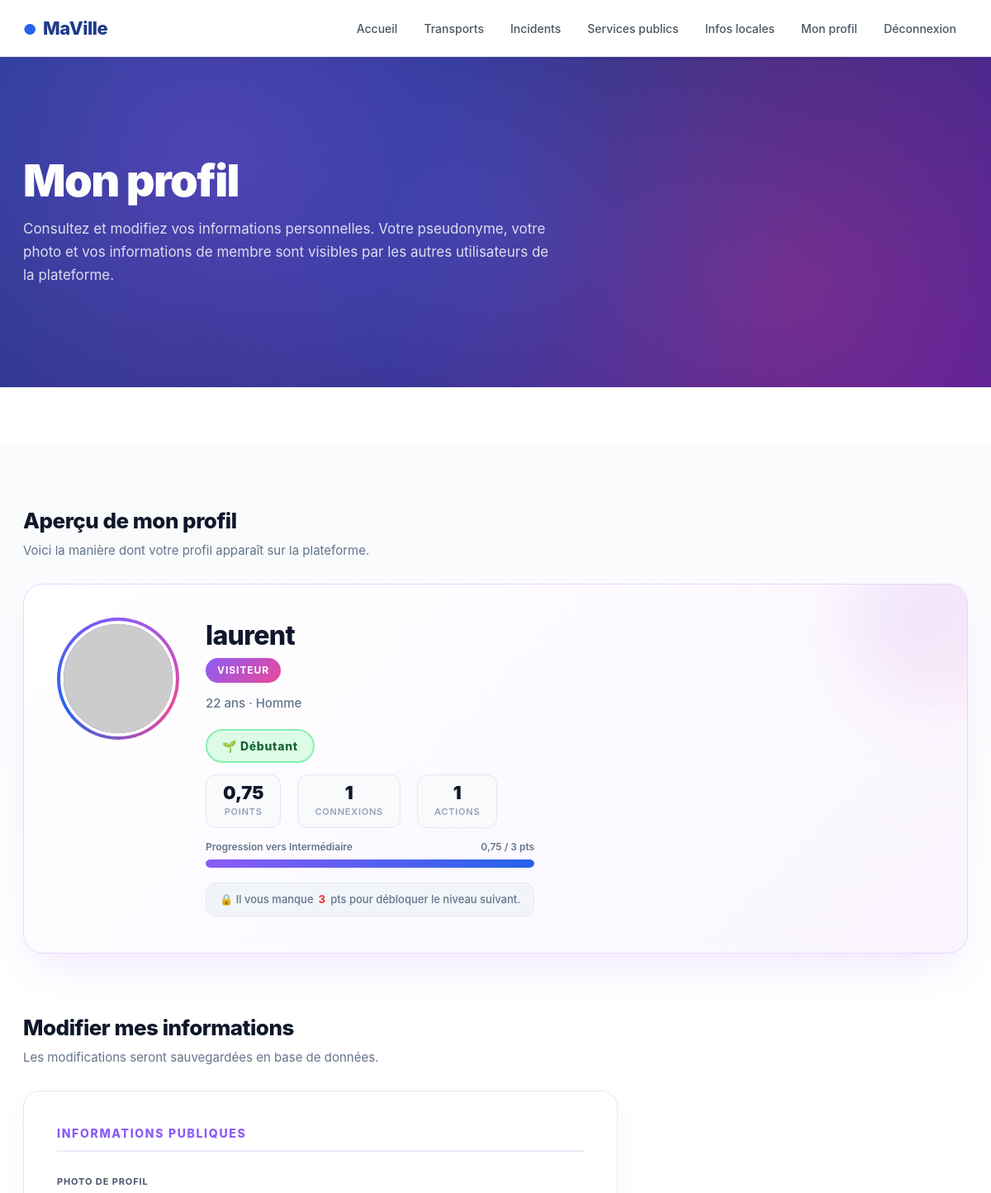
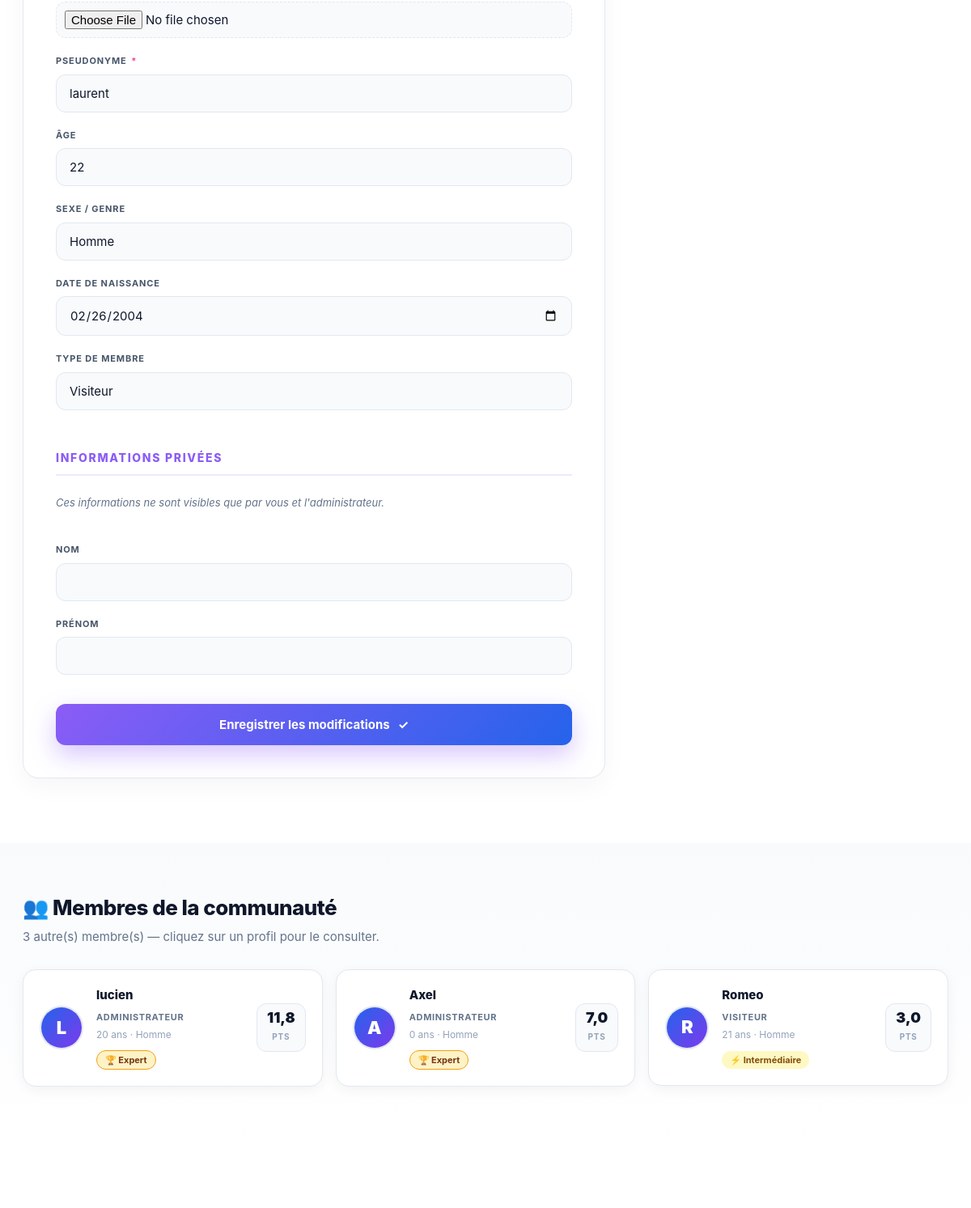
The app's page /profil/ (signed in, upper part), older data (2 pictures, top to bottom).
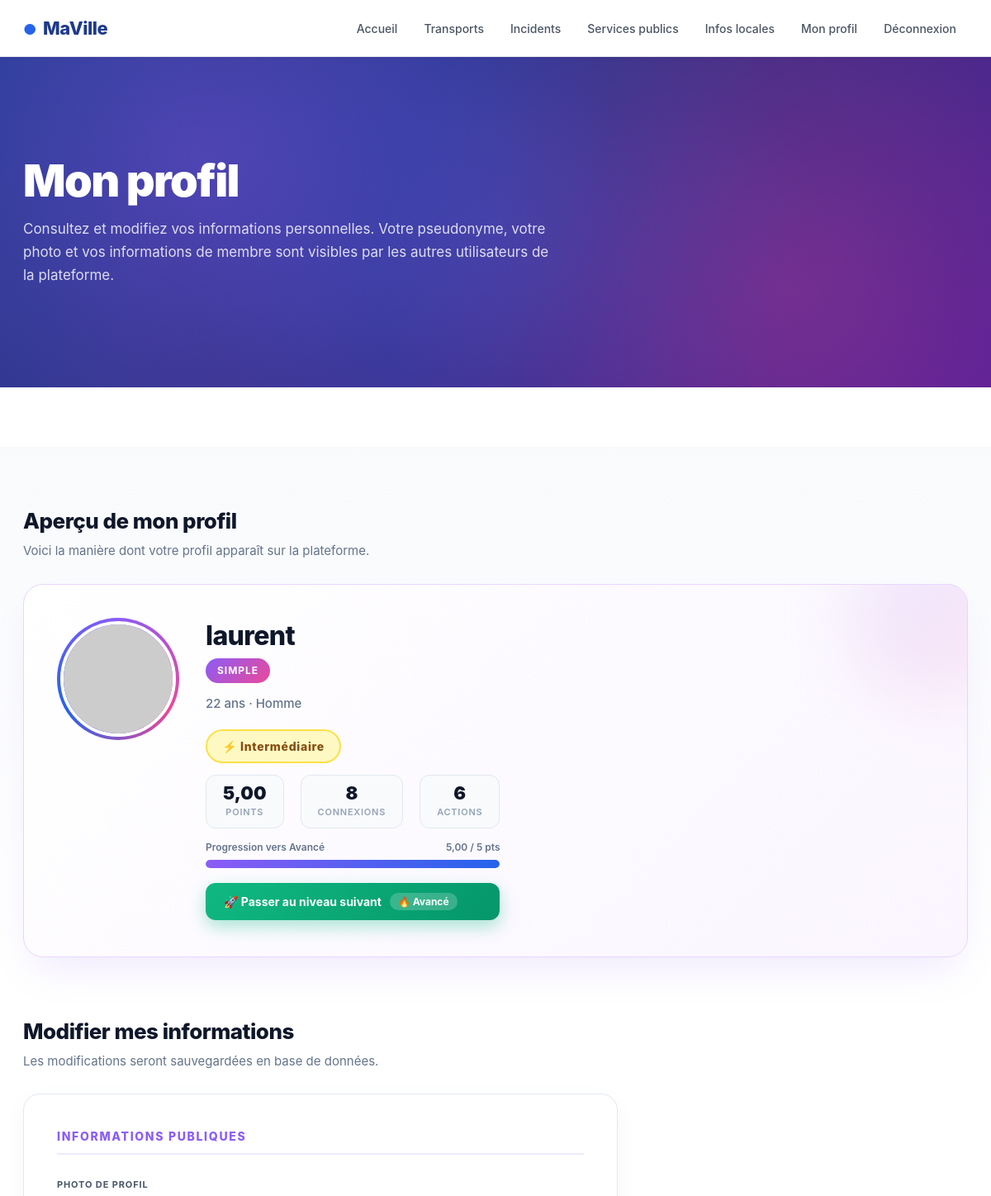
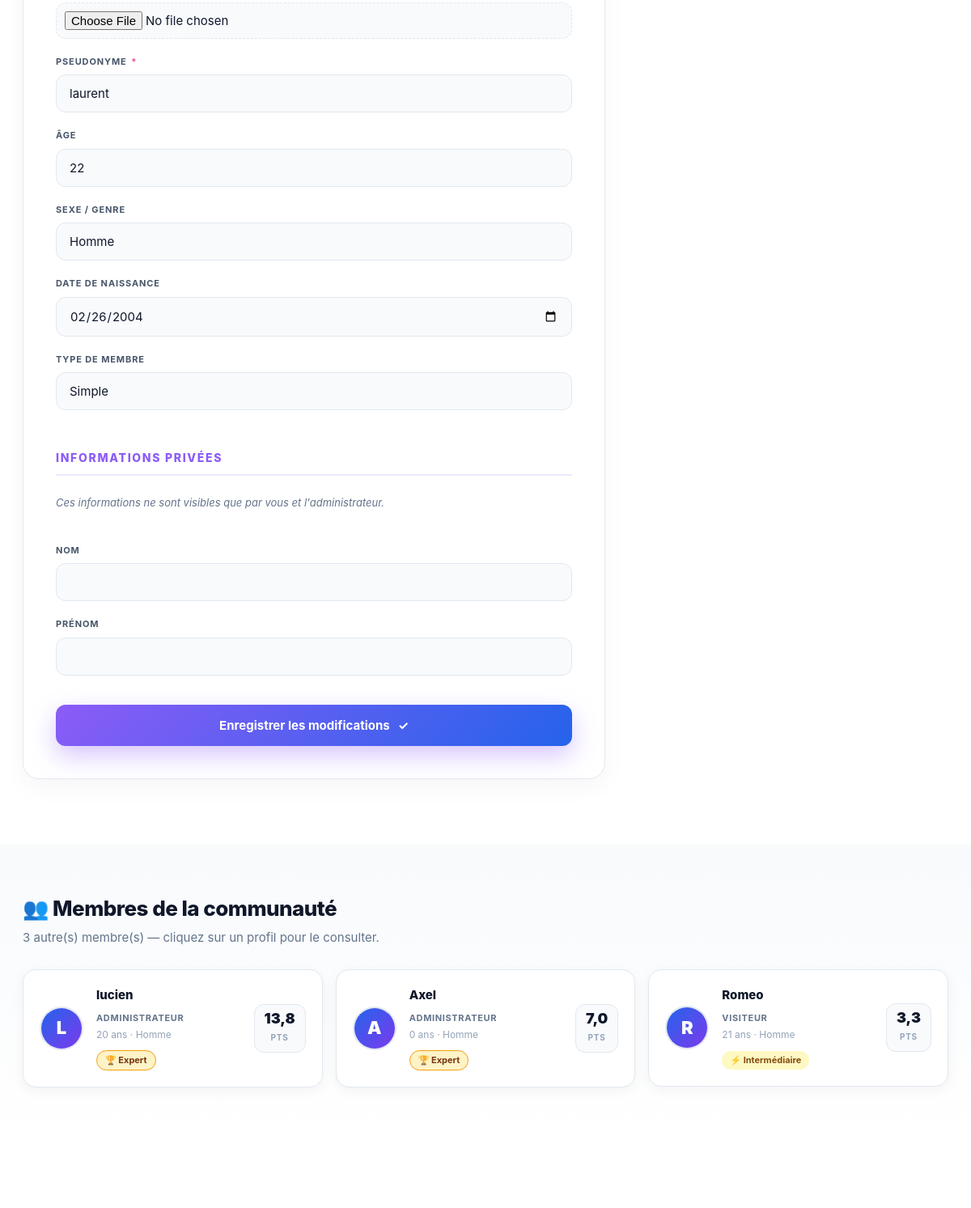
The same page, newer data (2 pictures, top to bottom).
### monapp/models.py (models this page shows, shortened)
class Personne(models.Model):
    GENRE_CHOIX = [('H', 'Homme'), ('F', 'Femme')]
    TYPE_MEMBRE = [
        ('visiteur', 'Visiteur'),
        ('simple', 'Simple'),
        ('complexe', 'Complexe'),
        ('administrateur', 'Administrateur'),
    ]
    user         = models.OneToOneField(User, on_delete=models.CASCADE)
    age          = models.IntegerField(default=0)
    sexe         = models.CharField(max_length=10, choices=GENRE_CHOIX, default='H')
    type_membre  = models.CharField(max_length=30, choices=TYPE_MEMBRE, default='visiteur')
    photo        = models.ImageField(upload_to='photo/personne/', null=True, blank=True)
    date_naissance = models.DateField(null=True, blank=True)
    points       = models.FloatField(default=0)
    nb_connexions = models.IntegerField(default=0)
    nb_actions   = models.IntegerField(default=0)
    niveau       = models.CharField(max_length=20, default='debutant')

### monapp/views.py (the view)
# urls.py: path('profil/', views.profil, name='profil'),
@login_required
def profil(request):
    personne = request.user.personne
    autres_membres = Personne.objects.exclude(
        user=request.user
    ).select_related('user').order_by('-points')
    progression = {
        'debutant'     : ('intermediaire', 3),
        'intermediaire': ('avance', 5),
        'avance'       : ('expert', 7),
    }
    niveau_suivant = None
    seuil_suivant  = None
    peut_monter    = False
    points_manquants = 0
    if personne.niveau in progression:
        niveau_suivant, seuil_suivant = progression[personne.niveau]
        peut_monter = personne.points >= seuil_suivant
        points_manquants = max(0, seuil_suivant - personne.points)
    return render(request, 'monapp/profil.html', {
        'personne'        : personne,
        'autres_membres'  : autres_membres,
        'niveau_suivant'  : niveau_suivant,
        'seuil_suivant'   : seuil_suivant,
        'peut_monter'     : peut_monter,
        'points_manquants': points_manquants,
    })

### monapp/templates/monapp/profil.html (shortened to what this page needs)
{% extends 'monapp/base.html' %}
{% load static %}
{% block extra_head %}
<link rel="stylesheet" href="{% static 'profil.css' %}">
{% endblock %}
{% block hero %}
<div class="profil-page">
    <section class="hero-profil">
        <div class="hero-inner">
            <h2>Mon profil</h2>
            <p>
                Consultez et modifiez vos informations personnelles.
                Votre pseudonyme, votre photo et vos informations de membre
                sont visibles par les autres utilisateurs de la plateforme.
            </p>
        </div>
    </section>
</div>
{% endblock %}
{% block content %}
<div class="profil-page">
    <section class="profil-preview-section">
        <div class="wrap">
            <div class="profil-section-title">
                <h3>Aperçu de mon profil</h3>
                <p>Voici la manière dont votre profil apparaît sur la plateforme.</p>
            </div>
            <div class="profil-card">
                <div class="profil-header">
                    <div class="profil-photo">
                        {% if personne.photo %}
                            <img id="photo-preview" src="{{ personne.photo.url }}" alt="Photo de profil">
                        {% else %}
                            <img id="photo-preview"
                                 src="https://via.placeholder.com/140x140.png?text=Photo"
                                 alt="Photo de profil">
                        {% endif %}
                    </div>
                    <div class="profil-identity">
                        <h4 id="preview-pseudo">{{ personne.user.username }}</h4>
                        <span class="badge">{{ personne.type_membre|capfirst }}</span>
                        <p class="profil-meta">
                            <span id="preview-age">{{ personne.age }} ans</span> ·
                            <span id="preview-sexe">{{ personne.get_sexe_display }}</span>
                        </p>
                        <div class="niveau-bloc">
                            <span class="niveau-badge niveau-{{ personne.niveau }}">
                                {% if personne.niveau == 'debutant' %}🌱 Débutant
                                {% elif personne.niveau == 'intermediaire' %}⚡ Intermédiaire
                                {% elif personne.niveau == 'avance' %}🔥 Avancé
                                {% elif personne.niveau == 'expert' %}🏆 Expert
                                {% else %}{{ personne.niveau }}
                                {% endif %}
                            </span>
                            <div class="niveau-stats">
                                <div class="stat-item">
                                    <span class="stat-value">{{ personne.points|floatformat:2 }}</span>
                                    <span class="stat-label">points</span>
                                </div>
                                <div class="stat-item">
                                    <span class="stat-value">{{ personne.nb_connexions }}</span>
                                    <span class="stat-label">connexions</span>
                                </div>
                                <div class="stat-item">
                                    <span class="stat-value">{{ personne.nb_actions }}</span>
                                    <span class="stat-label">actions</span>
                                </div>
                            </div>
                            {% if personne.niveau == 'expert' %}
                                <p class="niveau-max">🎉 Vous avez atteint le niveau maximum !</p>
                            {% else %}
                                <div class="progression">
                                    <div class="progression-label">
                                        Progression vers
                                        {% if personne.niveau == 'debutant' %}Intermédiaire
                                        {% elif personne.niveau == 'intermediaire' %}Avancé
                                        {% elif personne.niveau == 'avance' %}Expert
                                        {% endif %}
                                        <span>{{ personne.points|floatformat:2 }} / {{ seuil_suivant }} pts</span>
                                    </div>
                                    <div class="progression-bar">
                                        <div class="progression-fill" id="barre-progression"></div>
                                    </div>
                                </div>
                                <form method="POST" action="{% url 'changer_niveau' %}">
                                    {% if peut_monter %}
                                        <button type="submit" class="btn-monter-niveau">
                                            🚀 Passer au niveau suivant
                                            <span class="niveau-next">
                                                {% if niveau_suivant == 'intermediaire' %}⚡ Intermédiaire
                                                {% elif niveau_suivant == 'avance' %}🔥 Avancé
                                                {% elif niveau_suivant == 'expert' %}🏆 Expert
                                                {% endif %}
                                            </span>
                                        </button>
                                    {% else %}
                                        <div class="niveau-locked">
                                            🔒 Il vous manque
                                            <strong>{{ seuil_suivant|floatformat:0|add:"0" }}
                                            </strong>
                                            pts pour débloquer le niveau suivant.
                                        </div>
                                    {% endif %}
                                </form>
                            {% endif %}
                        </div>
                    </div>
                </div>
            </div>
        </div>
    </section>
    <section class="profil-form-section">
        <div class="wrap">
            <div class="profil-form-wrapper">
                <div class="profil-section-title">
                    <h3>Modifier mes informations</h3>
                    <p>Les modifications seront sauvegardées en base de données.</p>
                </div>
                <div class="form-container-p">
                    <form id="profil-form" method="POST" action="{% url 'edit_profil' %}" enctype="multipart/form-data">
                        <h4 class="form-section-title">Informations publiques</h4>
                        <div class="input-group">
                            <label for="photo">Photo de profil</label>
                            <input type="file" id="photo" name="photo" accept="image/*">
                        </div>
                        <div class="input-group">
                            <label for="username">Pseudonyme <span class="required">*</span></label>
                            <input type="text" id="username" name="username" value="{{ personne.user.username }}" required>
                        </div>
                        <div class="input-group">
                            <label for="age">Âge</label>
                            <input type="number" id="age" name="age" value="{{ personne.age }}" min="0" max="120">
                        </div>
                        <div class="input-group">
                            <label for="sexe">Sexe / Genre</label>
                            <select id="sexe" name="sexe">
                                <option value="H" {% if personne.sexe == 'H' %}selected{% endif %}>Homme</option>
                            </select>
                        </div>
                        <div class="input-group">
                            <label for="date_naissance">Date de naissance</label>
                            <input type="date" id="date_naissance" name="date_naissance"
                                   value="{{ personne.date_naissance|date:'Y-m-d' }}">
                        </div>
                        <div class="input-group">
                            <label for="type_membre">Type de membre</label>
                            <select id="type_membre" name="type_membre">
                                <option value="visiteur" {% if personne.type_membre == 'visiteur' %}selected{% endif %}>Visiteur</option>
                                <option value="simple" {% if personne.type_membre == 'simple' %}selected{% endif %}>Simple</option>
                            </select>
                        </div>
                        <h4 class="form-section-title" style="margin-top: 28px;">Informations privées</h4>
                        <p class="form-hint">Ces informations ne sont visibles que par vous et l'administrateur.</p>
                        <div class="input-group">
                            <label for="last_name">Nom</label>
                            <input type="text" id="last_name" name="last_name" value="{{ personne.user.last_name }}">
                        </div>
                        <div class="input-group">
                            <label for="first_name">Prénom</label>
                            <input type="text" id="first_name" name="first_name" value="{{ personne.user.first_name }}">
                        </div>
                        <div class="form-actions">
                            <button type="submit" class="btn-profil">Enregistrer les modifications <span>✓</span></button>
                        </div>
                    </form>
                </div>
            </div>
        </div>
    </section>
    <section class="membres-section">
        <div class="wrap">
            <div class="profil-section-title">
                <h3>👥 Membres de la communauté</h3>
                <p>{{ autres_membres|length }} autre(s) membre(s) — cliquez sur un profil pour le consulter.</p>
            </div>
            {% if autres_membres %}
                <div class="membres-grid">
                    {% for membre in autres_membres %}
                    <a href="{% url 'voir_profil' membre.user.id %}" class="membre-card-link">
                        <div class="membre-card">
                            <div class="membre-avatar">
                                {% if membre.photo %}
                                    <img src="{{ membre.photo.url }}" alt="{{ membre.user.username }}">
                                {% else %}
                                    <div class="membre-avatar-placeholder">
                                        {{ membre.user.username|first|upper }}
                                    </div>
                                {% endif %}
                            </div>
                            <div class="membre-info">
                                <h4>{{ membre.user.username }}</h4>
                                <span class="membre-type">{{ membre.type_membre|capfirst }}</span>
                                <p class="membre-meta">{{ membre.age }} ans · {{ membre.get_sexe_display }}</p>
                                <span class="membre-niveau niveau-{{ membre.niveau }}">
                                    {% if membre.niveau == 'debutant' %}🌱 Débutant
                                    {% elif membre.niveau == 'intermediaire' %}⚡ Intermédiaire
                                    {% elif membre.niveau == 'avance' %}🔥 Avancé
                                    {% elif membre.niveau == 'expert' %}🏆 Expert
                                    {% endif %}
                                </span>
                            </div>
                            <div class="membre-points">
                                <span class="points-val">{{ membre.points|floatformat:1 }}</span>
                                <span class="points-label">pts</span>
                            </div>
                        </div>
                    </a>
                    {% endfor %}
                </div>
            {% else %}
                <div class="membres-empty">
                    <p>Aucun autre membre pour l'instant.</p>
                </div>
            {% endif %}
        </div>
    </section>
</div>
{% endblock %}

### monapp/templates/monapp/base.html (shortened to what this page needs)
{% load static %}
<!DOCTYPE html>
<html lang="fr">
<head>
    <link rel="stylesheet" href="{% static 'style.css' %}">
    {% block extra_head %}{% endblock %}
</head>
<body>
    <header class="site-header">
        <div class="header-inner">
            <div class="brand">
                <h1>MaVille</h1>
            </div>
            <nav>
                <ul class="site-nav">
                    <li><a href="{% url 'accueil' %}" class="{% if page_active == 'accueil' %}active{% endif %}">Accueil</a></li>
                    <li><a href="{% url 'transport' %}" class="{% if page_active == 'transport' %}active{% endif %}">Transports</a></li>
                    <li><a href="{% url 'incident' %}" class="{% if page_active == 'incident' %}active{% endif %}">Incidents</a></li>
                    <li><a href="{% url 'services-public' %}" class="{% if page_active == 'services-public' %}active{% endif %}">Services publics</a></li>
                    <li><a href="{% url 'info-locale' %}" class="{% if page_active == 'info-locale' %}active{% endif %}">Infos locales</a></li>
                    {% if user.is_authenticated %}
                        <li>
                            <a href="{% url 'profil' %}" class="{% if page_active == 'profil' %}active{% endif %}">
                                Mon profil
                            </a>
                        </li>
                        <li>
                            <a href="{% url 'logout' %}">Déconnexion</a>
                        </li>
                    {% else %}
                        <li>
                            <a href="{% url 'connexion' %}" class="{% if page_active == 'connexion' %}active{% endif %}">
                                Connexion
                            </a>
                        </li>
                    {% endif %}
                </ul>
            </nav>
        </div>
    </header>
    {% block hero %}{% endblock %}
    <main class="site-main">
        {% block content %}{% endblock %}
    </main>
</body>
</html>

Row changes from the older to the newer data that the page shows:
changed Personne "laurent": type_membre "VISITEUR" → "SIMPLE"; niveau "debutant" → "intermediaire" (drawn); points "0,75" → "5,00"; nb_connexions "1" → "8"; nb_actions "1" → "6"; type_membre "Visiteur" → "Simple"
changed Personne "lucien": points "11,8" → "13,8"
changed Personne "VISITEUR": points "3,0" → "3,3"
Text that changed along with them:
{{ seuil_suivant }}: "3" → "5"
{{ seuil_suivant|floatformat:0|add:"0" }}: "3" → (not shown)
text no longer shown: "🌱 Débutant Intermédiaire 🔒 Il vous manque pts pour débloquer le niveau suivant."
text now shown: "⚡ Intermédiaire Avancé 🚀 Passer au niveau suivant 🔥 Avancé"
